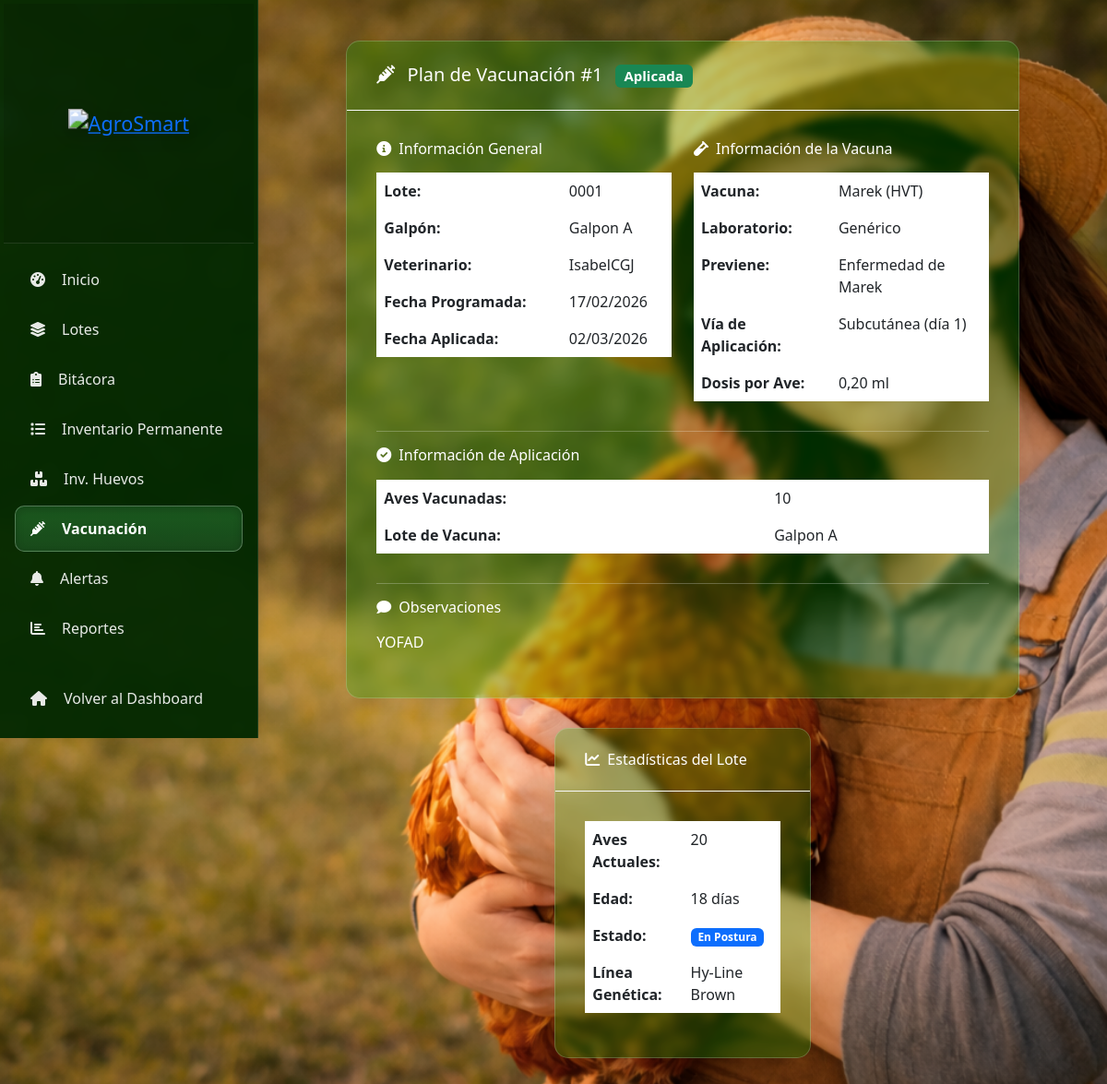
Screenshot of /aves/vacunacion/1/ (signed in) with the database file from the repository.
### apps/aves/models.py (models this page shows, shortened)
class PlanVacunacion(BaseModel):
    lote = models.ForeignKey(LoteAves, on_delete=models.CASCADE)
    tipo_vacuna = models.ForeignKey(TipoVacuna, on_delete=models.CASCADE)
    fecha_programada = models.DateField('Fecha programada')
    fecha_aplicada = models.DateField('Fecha aplicada', null=True, blank=True)
    numero_aves_vacunadas = models.PositiveIntegerField('Número de aves vacunadas', null=True, blank=True)
    lote_vacuna = models.CharField('Lote de vacuna', max_length=100, blank=True)
    veterinario = models.ForeignKey(User, on_delete=models.CASCADE, verbose_name='Veterinario')
    observaciones = models.TextField('Observaciones', blank=True)
    aplicada = models.BooleanField('Aplicada', default=False)
    class Meta:
        verbose_name = 'Plan de Vacunación'
        verbose_name_plural = 'Planes de Vacunación'
        ordering = ['fecha_programada']

class LoteAves(BaseModel):
    ESTADOS = [
        ('levante', 'Pollas de Levante'),
        ('postura', 'En Postura'),
        ('finalizado', 'Finalizado'),
    ]
    LINEAS_GENETICAS = [
        ('hy_line_brown', 'Hy-Line Brown'),
        ('hy_line_white', 'Hy-Line White'),
        ('lohmann_brown', 'Lohmann Brown'),
        ('lohmann_white', 'Lohmann White'),
        ('isa_brown', 'ISA Brown'),
        ('isa_white', 'ISA White'),
        ('bovans_brown', 'Bovans Brown'),
        ('bovans_white', 'Bovans White'),
        ('dekalb_brown', 'Dekalb Brown'),
        ('dekalb_white', 'Dekalb White'),
        ('babcock_brown', 'Babcock Brown'),
        ('otra', 'Otra'),
    ]
    codigo = models.CharField('Código del lote', max_length=50, unique=True)
    galpon = models.CharField('Galpón', max_length=100)
    linea_genetica = models.CharField('Línea genética', max_length=50, choices=LINEAS_GENETICAS)
    procedencia = models.CharField('Procedencia', max_length=200)
    numero_aves_inicial = models.PositiveIntegerField('Número inicial de aves')
    numero_aves_actual = models.PositiveIntegerField('Número actual de aves')
    fecha_llegada = models.DateField('Fecha de llegada')
    fecha_inicio_postura = models.DateField('Fecha inicio postura', null=True, blank=True)
    peso_total_llegada = models.DecimalField('Peso total llegada (kg)', max_digits=10, decimal_places=2)
    peso_promedio_llegada = models.DecimalField('Peso promedio llegada (g)', max_digits=8, decimal_places=2)
    estado = models.CharField('Estado', max_length=20, choices=ESTADOS, default='levante')
    observaciones = models.TextField('Observaciones', blank=True)
    tipo = models.CharField('Tipo de lote', max_length=20, choices=[
        ('ponedoras', 'Ponedoras'),
        ('engorde', 'Engorde'),
    ], default='ponedoras')
    class Meta:
        verbose_name = 'Lote de Aves'
        verbose_name_plural = 'Lotes de Aves'
        ordering = ['-fecha_llegada']
    @property
    def edad_dias(self):
        return (timezone.now().date() - self.fecha_llegada).days

class TipoVacuna(BaseModel):
    nombre = models.CharField('Nombre de la vacuna', max_length=100)
    laboratorio = models.CharField('Laboratorio', max_length=100)
    enfermedad_previene = models.CharField('Enfermedad que previene', max_length=200)
    via_aplicacion = models.CharField('Vía de aplicación', max_length=100)
    dosis_por_ave = models.DecimalField('Dosis por ave (ml)', max_digits=5, decimal_places=2)
    intervalo_dias = models.PositiveIntegerField('Intervalo entre dosis (días)', null=True, blank=True)
    class Meta:
        verbose_name = 'Tipo de Vacuna'
        verbose_name_plural = 'Tipos de Vacunas'

### apps/aves/views.py (the view)
# urls.py: path('vacunacion/<int:pk>/', views.plan_vacunacion_detail, name='plan_vacunacion_detail'),
@login_required
@role_required(['superusuario', 'veterinario', 'solo_vista'])
def plan_vacunacion_detail(request, pk):
    plan = get_object_or_404(PlanVacunacion.objects.select_related('lote', 'tipo_vacuna', 'veterinario'), pk=pk)
    context = {
        'plan': plan,
    }
    return render(request, 'aves/plan_vacunacion_detail.html', context)

### templates/aves/plan_vacunacion_detail.html (shortened to what this page needs)
{% extends 'aves/base.html' %}
{% block content %}
<div class="row justify-content-center">
    <div class="col-md-10">
        <div class="unified-dashboard-card">
            <div class="card-header bg-transparent border-bottom border-light">
                <h5 class="mb-0 text-white">
                    <i class="fas fa-syringe me-2"></i>
                    Plan de Vacunación #{{ plan.pk }}
                    {% if plan.aplicada %}
                        <span class="badge bg-success ms-2">Aplicada</span>
                    {% endif %}
                </h5>
            </div>
            <div class="card-body">
                <div class="row">
                    <div class="col-md-6">
                        <h6 class="text-white mb-3"><i class="fas fa-info-circle me-2"></i>Información General</h6>
                        <table class="table table-borderless text-white">
                            <tr>
                                <td class="fw-bold">Lote:</td>
                                <td>{{ plan.lote.codigo }}</td>
                            </tr>
                            <tr>
                                <td class="fw-bold">Galpón:</td>
                                <td>{{ plan.lote.galpon }}</td>
                            </tr>
                            <tr>
                                <td class="fw-bold">Veterinario:</td>
                                <td>{{ plan.veterinario.get_full_name|default:plan.veterinario.username }}</td>
                            </tr>
                            <tr>
                                <td class="fw-bold">Fecha Programada:</td>
                                <td>{{ plan.fecha_programada|date:"d/m/Y" }}</td>
                            </tr>
                            {% if plan.aplicada and plan.fecha_aplicada %}
                            <tr>
                                <td class="fw-bold">Fecha Aplicada:</td>
                                <td>{{ plan.fecha_aplicada|date:"d/m/Y" }}</td>
                            </tr>
                            {% endif %}
                        </table>
                    </div>
                    <div class="col-md-6">
                        <h6 class="text-white mb-3"><i class="fas fa-vial me-2"></i>Información de la Vacuna</h6>
                        <table class="table table-borderless text-white">
                            <tr>
                                <td class="fw-bold">Vacuna:</td>
                                <td>{{ plan.tipo_vacuna.nombre }}</td>
                            </tr>
                            <tr>
                                <td class="fw-bold">Laboratorio:</td>
                                <td>{{ plan.tipo_vacuna.laboratorio }}</td>
                            </tr>
                            <tr>
                                <td class="fw-bold">Previene:</td>
                                <td>{{ plan.tipo_vacuna.enfermedad_previene }}</td>
                            </tr>
                            <tr>
                                <td class="fw-bold">Vía de Aplicación:</td>
                                <td>{{ plan.tipo_vacuna.via_aplicacion }}</td>
                            </tr>
                            <tr>
                                <td class="fw-bold">Dosis por Ave:</td>
                                <td>{{ plan.tipo_vacuna.dosis_por_ave }} ml</td>
                            </tr>
                        </table>
                    </div>
                </div>
                {% if plan.aplicada %}
                <hr class="border-light">
                <div class="row">
                    <div class="col-12">
                        <h6 class="text-white mb-3"><i class="fas fa-check-circle me-2"></i>Información de Aplicación</h6>
                        <table class="table table-borderless text-white">
                            {% if plan.numero_aves_vacunadas %}
                            <tr>
                                <td class="fw-bold">Aves Vacunadas:</td>
                                <td>{{ plan.numero_aves_vacunadas }}</td>
                            </tr>
                            {% endif %}
                            {% if plan.lote_vacuna %}
                            <tr>
                                <td class="fw-bold">Lote de Vacuna:</td>
                                <td>{{ plan.lote_vacuna }}</td>
                            </tr>
                            {% endif %}
                        </table>
                    </div>
                </div>
                {% endif %}
                {% if plan.observaciones %}
                <hr class="border-light">
                <div class="row">
                    <div class="col-12">
                        <h6 class="text-white mb-3"><i class="fas fa-comment me-2"></i>Observaciones</h6>
                        <p class="text-white-50">{{ plan.observaciones|linebreaks }}</p>
                    </div>
                </div>
                {% endif %}
            </div>
        </div>
    </div>
    <div class="col-md-4">
        <div class="unified-dashboard-card">
            <div class="card-header bg-transparent border-bottom border-light">
                <h6 class="mb-0 text-white"><i class="fas fa-chart-line me-2"></i>Estadísticas del Lote</h6>
            </div>
            <div class="card-body">
                <table class="table table-borderless text-white">
                    <tr>
                        <td class="fw-bold">Aves Actuales:</td>
                        <td>{{ plan.lote.numero_aves_actual }}</td>
                    </tr>
                    <tr>
                        <td class="fw-bold">Edad:</td>
                        <td>{{ plan.lote.edad_dias }} días</td>
                    </tr>
                    <tr>
                        <td class="fw-bold">Estado:</td>
                        <td>
                            <span class="badge bg-primary">{{ plan.lote.get_estado_display }}</span>
                        </td>
                    </tr>
                    <tr>
                        <td class="fw-bold">Línea Genética:</td>
                        <td>{{ plan.lote.get_linea_genetica_display }}</td>
                    </tr>
                </table>
            </div>
        </div>
    </div>
</div>
{% endblock %}

### templates/aves/plan_vacunacion_detail.html (style rules this page uses)
.unified-dashboard-card { background: rgba(0, 175, 0, 0.25); backdrop-filter: blur(5px); border-radius: 15px; box-shadow: 0 2px 20px rgba(0,0,0,0.08); border: 1px solid rgba(255,255,255,0.2); color: white; overflow: hidden; margin-bottom: 2rem; }
.unified-dashboard-card .card-header { padding: 1.5rem 2rem; border-bottom: 1px solid rgba(255,255,255,0.1); background: rgba(0, 0, 0, 0.1); display: flex; justify-content: space-between; align-items: center; }
.unified-dashboard-card .card-body { padding: 2rem; }

### rows the page displays
PlanVacunacion: pk "1", lote.codigo "0001", lote.galpon "Galpon A", veterinario.get_full_name "IsabelCGJ", fecha_programada "17/02/2026", fecha_aplicada "02/03/2026", tipo_vacuna.nombre "Marek (HVT)", tipo_vacuna.laboratorio "Genérico", tipo_vacuna.enfermedad_previene "Enfermedad de Marek", tipo_vacuna.via_aplicacion "Subcutánea (día 1)", tipo_vacuna.dosis_por_ave "0,20", numero_aves_vacunadas "10", lote_vacuna "Galpon A", observaciones "YOFAD", lote.numero_aves_actual "20", lote.edad_dias "18", lote.estado "En Postura", lote.linea_genetica "Hy-Line Brown"
